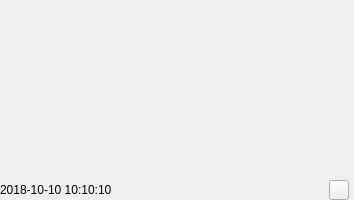
<?xml version="1.0" encoding="UTF-8"?>
<ui version="4.0">
 <class>ScreenshotWidget</class>
 <widget class="QWidget" name="ScreenshotWidget">
  <property name="geometry">
   <rect>
    <x>0</x>
    <y>0</y>
    <width>354</width>
    <height>200</height>
   </rect>
  </property>
  <property name="windowTitle">
   <string>Form</string>
  </property>
  <layout class="QGridLayout" name="gridLayout">
   <property name="leftMargin">
    <number>0</number>
   </property>
   <property name="topMargin">
    <number>20</number>
   </property>
   <property name="rightMargin">
    <number>0</number>
   </property>
   <property name="bottomMargin">
    <number>0</number>
   </property>
   <property name="spacing">
    <number>5</number>
   </property>
   <item row="0" column="0" colspan="4">
    <widget class="QLabel" name="LabelPicture">
     <property name="minimumSize">
      <size>
       <width>354</width>
       <height>155</height>
      </size>
     </property>
     <property name="maximumSize">
      <size>
       <width>354</width>
       <height>155</height>
      </size>
     </property>
     <property name="text">
      <string/>
     </property>
    </widget>
   </item>
   <item row="1" column="0">
    <widget class="QLabel" name="LabelTime">
     <property name="minimumSize">
      <size>
       <width>0</width>
       <height>20</height>
      </size>
     </property>
     <property name="maximumSize">
      <size>
       <width>16777215</width>
       <height>20</height>
      </size>
     </property>
     <property name="text">
      <string>2018-10-10 10:10:10</string>
     </property>
    </widget>
   </item>
   <item row="1" column="2">
    <widget class="QPushButton" name="PButtonSee">
     <property name="minimumSize">
      <size>
       <width>20</width>
       <height>20</height>
      </size>
     </property>
     <property name="maximumSize">
      <size>
       <width>20</width>
       <height>20</height>
      </size>
     </property>
     <property name="styleSheet">
      <string notr="true">border-image: url(:/res/room/screenshot_see.png);</string>
     </property>
     <property name="text">
      <string/>
     </property>
    </widget>
   </item>
   <item row="1" column="1">
    <spacer name="horizontalSpacer">
     <property name="orientation">
      <enum>Qt::Horizontal</enum>
     </property>
     <property name="sizeHint" stdset="0">
      <size>
       <width>0</width>
       <height>0</height>
      </size>
     </property>
    </spacer>
   </item>
  </layout>
 </widget>
 <resources/>
 <connections/>
</ui>
